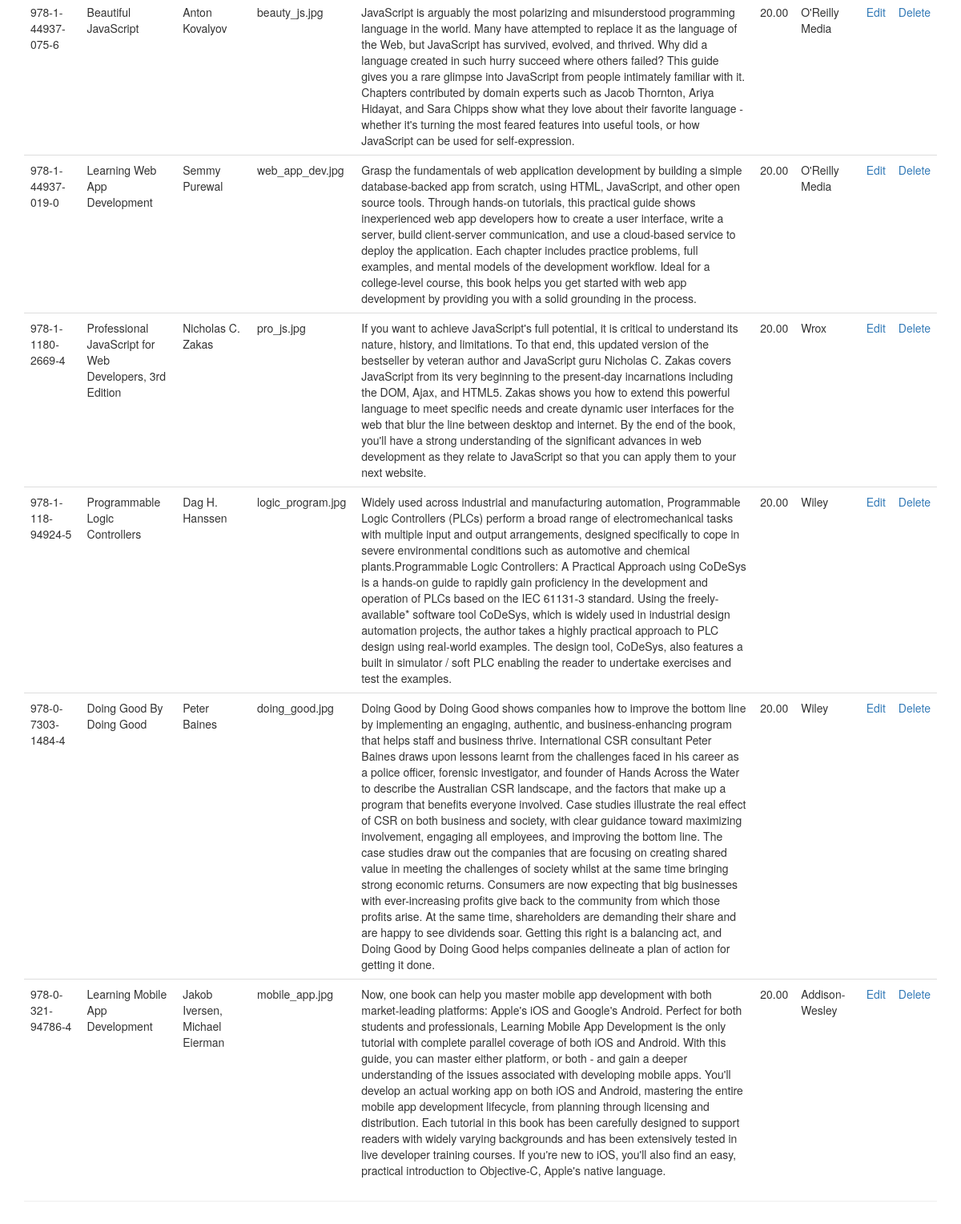
/admin_book.php (signed in, lower part), run on an earlier commit of the app's database.
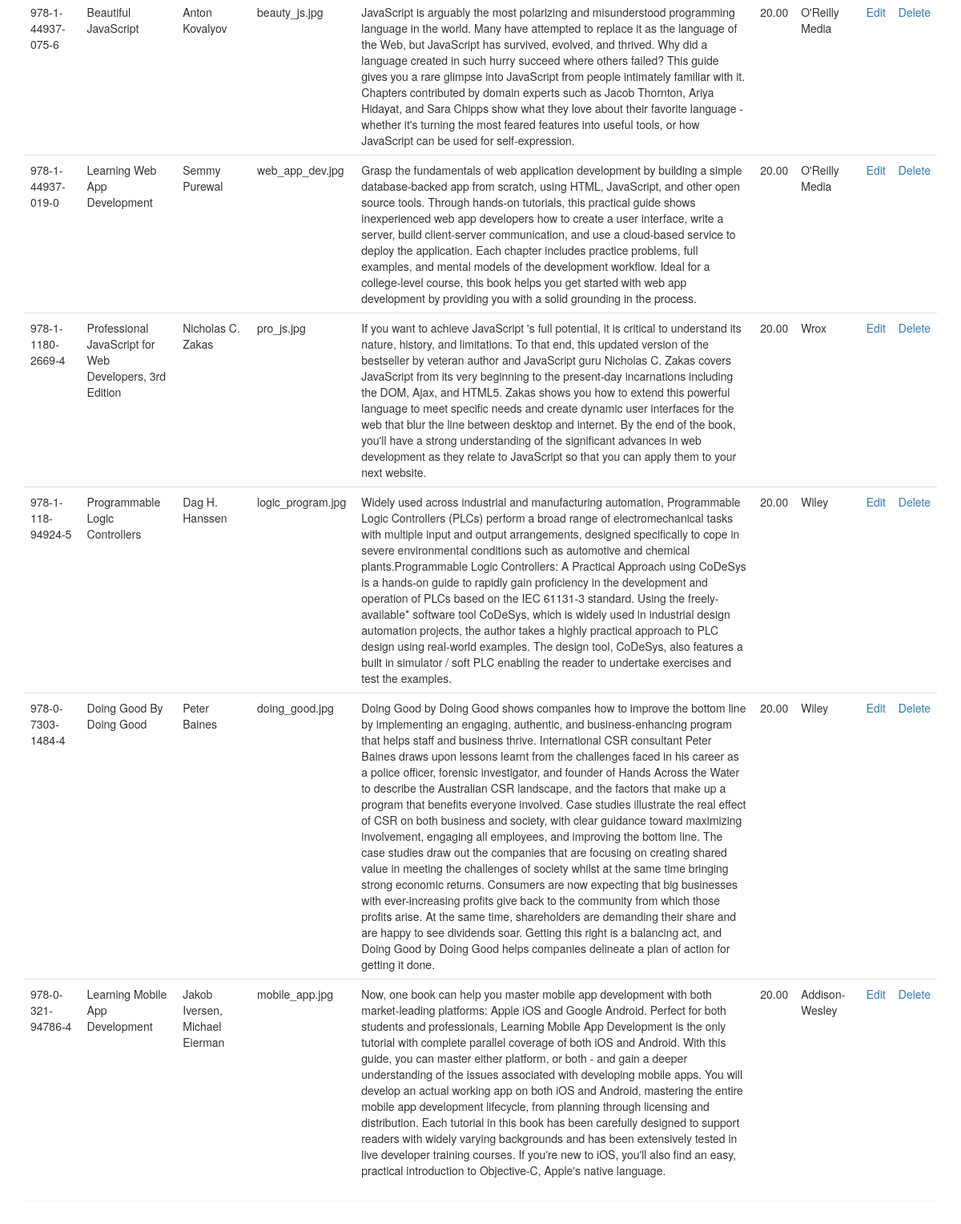
And on a later commit of the database.
### tables this page shows
CREATE TABLE `books` (
  `book_isbn` varchar(20) NOT NULL,
  `book_title` varchar(60) DEFAULT NULL,
  `book_author` varchar(60) DEFAULT NULL,
  `book_image` varchar(40) DEFAULT NULL,
  `book_descr` text,
  `book_price` decimal(6,2) NOT NULL,
  `publisherid` int(10) UNSIGNED NOT NULL
);

CREATE TABLE `publisher` (
  `publisherid` int(10) UNSIGNED NOT NULL,
  `publisher_name` varchar(60) NOT NULL
);

### functions/database_functions.php (called while the page is built, shortened)
<?php
	function getPubName($conn, $pubid){
		$query = "SELECT publisher_name FROM publisher WHERE publisherid = '$pubid'";
		$result = mysqli_query($conn, $query);
		$row = mysqli_fetch_assoc($result);
		return $row['publisher_name'];
	}
	function getAll($conn){
		$query = "SELECT * from books ORDER BY book_isbn DESC";
		$result = mysqli_query($conn, $query);
		return $result;
	}
?>

### admin_book.php (the view, shortened to what this page needs)
<?php
	require_once "./template/header.php";
	require_once "./functions/database_functions.php";
	$conn = db_connect();
	$result = getAll($conn);
?>
	<table class="table" style="margin-top: 20px">
		<?php while($row = mysqli_fetch_assoc($result)){ ?>
		<tr>
			<td><?php echo $row['book_isbn']; ?></td>
			<td><?php echo $row['book_title']; ?></td>
			<td><?php echo $row['book_author']; ?></td>
			<td><?php echo $row['book_image']; ?></td>
			<td><?php echo $row['book_descr']; ?></td>
			<td><?php echo $row['book_price']; ?></td>
			<td><?php echo getPubName($conn, $row['publisherid']); ?></td>
			<td><a href="admin_edit.php?bookisbn=<?php echo $row['book_isbn']; ?>">Edit</a></td>
			<td><a href="admin_delete.php?bookisbn=<?php echo $row['book_isbn']; ?>">Delete</a></td>
		</tr>
		<?php } ?>
	</table>
<?php
	require_once "./template/footer.php";
?>

What changed in the data, as far as the page shows it:
changed books "Professional JavaScript for Web Developers, 3rd Edition": book_descr "…you want to achieve JavaScript's full potential, it is…" → "…you want to achieve JavaScript 's full potential, it is…"
changed books "Learning Mobile App Development": book_descr "…with both market-leading platforms: Apple's iOS and Google's Android. Perfect for both students and professionals, Learning Mobile App Development is the only tutorial with complete parallel coverage of both iOS and Android. With this guide, you can master either platform, or both - and gain a deeper understanding of the issues associated with developing mobile apps. You'll develop an actual working…" → "…with both market-leading platforms: Apple iOS and Google Android. Perfect for both students and professionals, Learning Mobile App Development is the only tutorial with complete parallel coverage of both iOS and Android. With this guide, you can master either platform, or both - and gain a deeper understanding of the issues associated with developing mobile apps. You will develop an actual working…"
